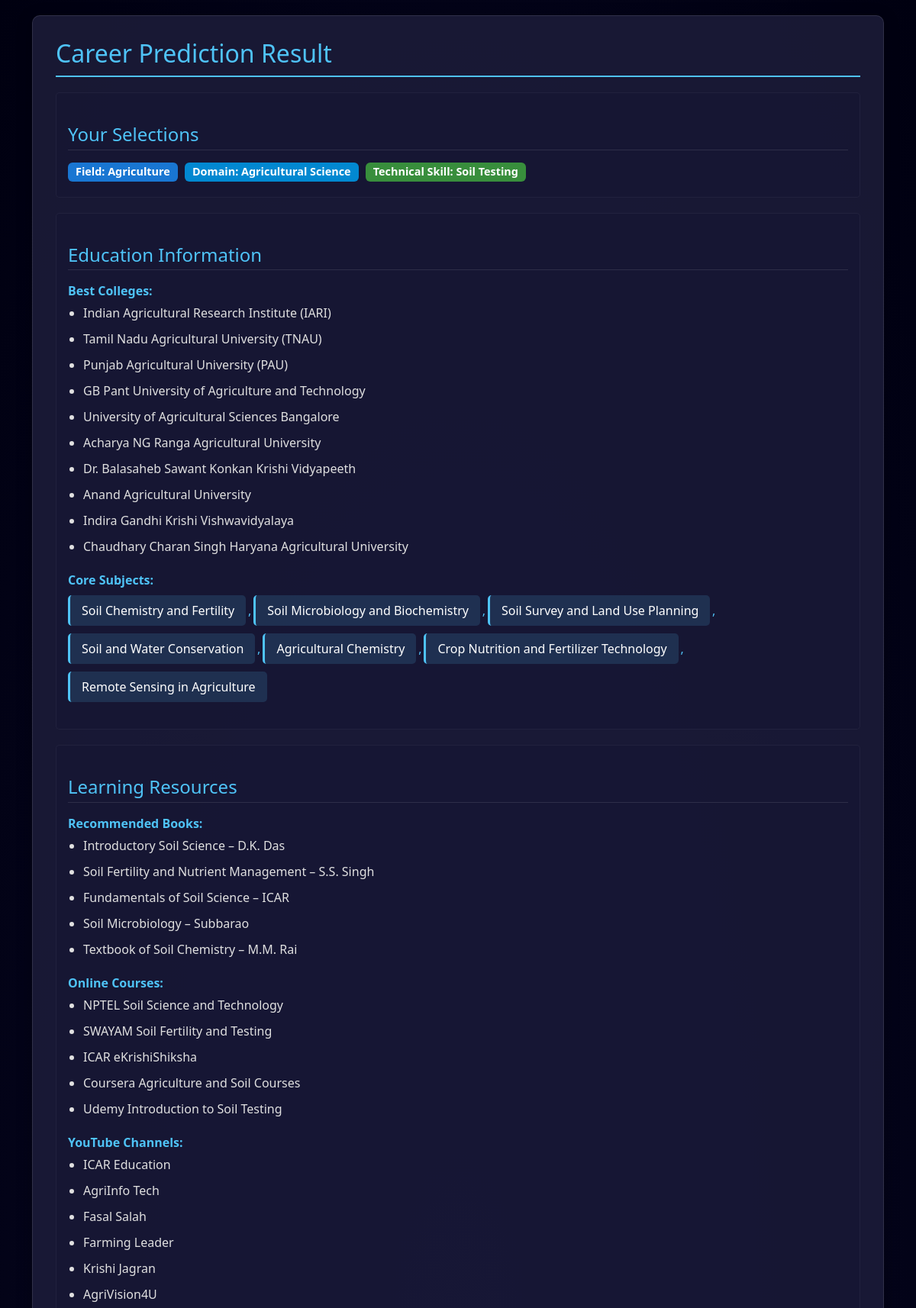
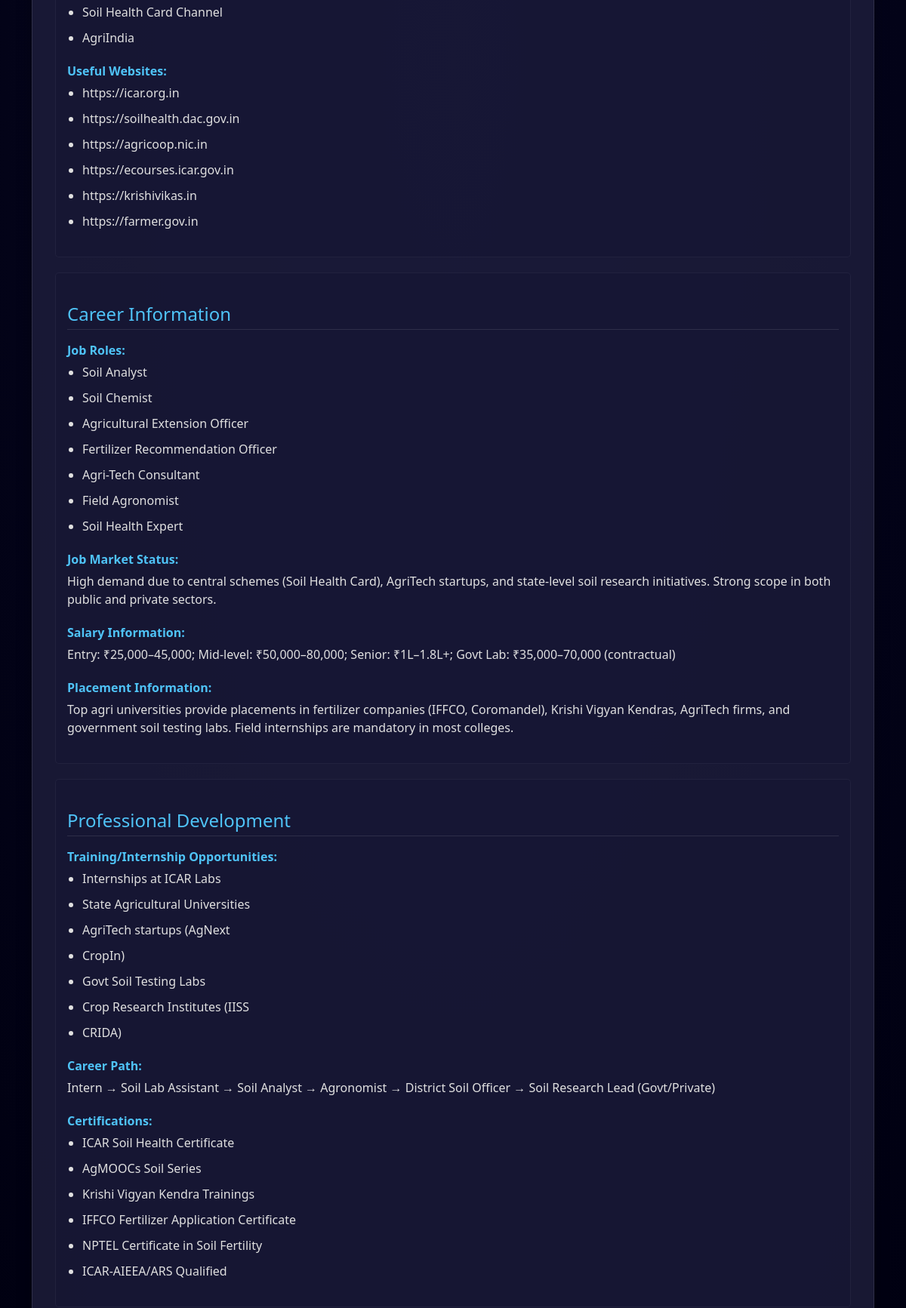
/Forms/career_display.php?field=Agriculture&domain=Agricultural+Science&technical_skill=Soil+Testing (upper part), run on the app's committed database (2 pictures, top to bottom).
### tables this page shows
CREATE TABLE `career_recommendation` (
  `field` varchar(100) DEFAULT NULL,
  `domain` varchar(100) DEFAULT NULL,
  `technical_skill` varchar(100) DEFAULT NULL,
  `best_colleges` text DEFAULT NULL,
  `core_subjects` text DEFAULT NULL,
  `recommended_books` text DEFAULT NULL,
  `online_courses` text DEFAULT NULL,
  `youtube_channels` text DEFAULT NULL,
  `websites` text DEFAULT NULL,
  `placement_info` text DEFAULT NULL,
  `job_roles` text DEFAULT NULL,
  `job_status` text DEFAULT NULL,
  `salary_info` text DEFAULT NULL,
  `training_internship` text DEFAULT NULL,
  `career_path` text DEFAULT NULL,
  `certifications` text DEFAULT NULL
);

### Forms/career_display.php (the view, shortened to what this page needs)
<?php
include 'db_connect.php';
$field = $conn->real_escape_string($_GET['field']);
$domain = $conn->real_escape_string($_GET['domain']);
$technical_skill = $conn->real_escape_string($_GET['technical_skill']);
$sql = "SELECT * FROM career_recommendation
        WHERE field = '$field'
        AND domain = '$domain'
        AND technical_skill = '$technical_skill'";
$result = $conn->query($sql);
?>
<!DOCTYPE html>
<html>
<head>
   <link href="https://cdn.jsdelivr.net/npm/bootstrap@5.3.0/dist/css/bootstrap.min.css" rel="stylesheet">
</head>
<body>
   <div class="container">
      <div class="result-card">
         <?php if ($result->num_rows > 0):
            $row = $result->fetch_assoc(); ?>
            <h2>Career Prediction Result</h2>
            <div class="section">
               <h4>Your Selections</h4>
               <div class="comma-list">
                  <span class="badge bg-primary">Field: <?= htmlspecialchars($row['field']) ?></span>
                  <span class="badge bg-info text-white">Domain: <?= htmlspecialchars($row['domain']) ?></span>
                  <span class="badge bg-success">Technical Skill: <?= htmlspecialchars($row['technical_skill']) ?></span>
               </div>
            </div>
            <div class="section">
               <h4>Education Information</h4>
               <div class="info-item">
                  <div class="info-label">Best Colleges:</div>
                  <ul>
                     <?php
                     $colleges = json_decode($row['best_colleges'], true) ?: explode(',', $row['best_colleges']);
                     foreach ($colleges as $college):
                        $college = trim($college);
                        if (!empty($college)):
                           if (preg_match('/(.+)\n\s*-\s*(.+)/', $college, $matches)): ?>
                              <li>
                                 <span class="college-name"><?= htmlspecialchars(trim($matches[1])) ?></span>
                                 <span class="college-location"><?= htmlspecialchars(trim($matches[2])) ?></span>
                              </li>
                           <?php elseif (preg_match('/(.+)\n\s*(.+)/', $college, $matches)): ?>
                              <li>
                                 <span class="college-name"><?= htmlspecialchars(trim($matches[1])) ?></span>
                                 <span class="college-location"><?= htmlspecialchars(trim($matches[2])) ?></span>
                              </li>
                           <?php else: ?>
                              <li><?= htmlspecialchars($college) ?></li>
                           <?php endif;
                        endif;
                     endforeach; ?>
                  </ul>
               </div>
               <div class="info-item">
                  <div class="info-label">Core Subjects:</div>
                  <div class="subject-container">
                     <?php
                     $coreSubjects = $row['core_subjects'];
                     $cleaned = preg_replace('/[\[\]\'"”“]/', '', $coreSubjects);
                     $subjects = preg_split('/\s*,\s*/', $cleaned);
                     foreach ($subjects as $subject):
                        $subject = trim($subject);
                        if (!empty($subject)):
                           ?>
                           <div class="subject-item">
                              <?= htmlspecialchars($subject) ?>
                           </div>
                        <?php endif;
                     endforeach;
                     ?>
                  </div>
               </div>
            </div>
            <div class="section">
               <h4>Learning Resources</h4>
               <div class="info-item">
                  <div class="info-label">Recommended Books:</div>
                  <ul>
                     <?php
                     $books = explode(',', $row['recommended_books']);
                     foreach ($books as $book):
                        if (!empty(trim($book))):
                           ?>
                           <li><?= htmlspecialchars(trim($book)) ?></li>
                        <?php endif;
                     endforeach; ?>
                  </ul>
               </div>
               <div class="info-item">
                  <div class="info-label">Online Courses:</div>
                  <ul>
                     <?php
                     $courses = explode(',', $row['online_courses']);
                     foreach ($courses as $course):
                        if (!empty(trim($course))):
                           ?>
                           <li><?= htmlspecialchars(trim($course)) ?></li>
                        <?php endif;
                     endforeach; ?>
                  </ul>
               </div>
               <div class="info-item">
                  <div class="info-label">YouTube Channels:</div>
                  <ul>
                     <?php
                     $channels = explode(',', $row['youtube_channels']);
                     foreach ($channels as $channel):
                        if (!empty(trim($channel))):
                           ?>
                           <li><?= htmlspecialchars(trim($channel)) ?></li>
                        <?php endif;
                     endforeach; ?>
                  </ul>
               </div>
               <div class="info-item">
                  <div class="info-label">Useful Websites:</div>
                  <ul>
                     <?php
                     $websites = explode(',', $row['websites']);
                     foreach ($websites as $website):
                        if (!empty(trim($website))):
                           ?>
                           <li><?= htmlspecialchars(trim($website)) ?></li>
                        <?php endif;
                     endforeach; ?>
                  </ul>
               </div>
            </div>
            <div class="section">
               <h4>Career Information</h4>
               <div class="info-item">
                  <div class="info-label">Job Roles:</div>
                  <ul>
                     <?php
                     $jobs = explode(',', $row['job_roles']);
                     foreach ($jobs as $job):
                        if (!empty(trim($job))):
                           ?>
                           <li><?= htmlspecialchars(trim($job)) ?></li>
                        <?php endif;
                     endforeach; ?>
                  </ul>
               </div>
               <div class="info-item">
                  <div class="info-label">Job Market Status:</div>
                  <p><?= htmlspecialchars($row['job_status']) ?></p>
               </div>
               <div class="info-item">
                  <div class="info-label">Salary Information:</div>
                  <?php
                  $salaryInfo = $row['salary_info'];
                  if (strpos($salaryInfo, 'Entry-level') !== false || strpos($salaryInfo, 'Mid-career') !== false) {
                     $salaryLines = preg_split('/\r\n|\r|\n/', $salaryInfo);
                     $tableRows = [];
                     foreach ($salaryLines as $line) {
                        $line = trim($line);
                        if (!empty($line)) {
                           if (preg_match('/(.*?):\s*(.*)/', $line, $matches)) {
                              $level = trim($matches[1]);
                              $amount = trim($matches[2]);
                              $tableRows[] = ['level' => $level, 'amount' => $amount];
                           } else {
                              $tableRows[] = ['level' => '', 'amount' => $line];
                           }
                        }
                     }
                     if (!empty($tableRows)) {
                        echo '<table class="salary-table">';
                        echo '<thead><tr><th>Experience Level</th><th>Salary Range</th></tr></thead>';
                        echo '<tbody>';
                        foreach ($tableRows as $row) {
                           echo '<tr>';
                           echo '<td class="salary-level">' . htmlspecialchars($row['level']) . '</td>';
                           echo '<td class="salary-amount">' . htmlspecialchars($row['amount']) . '</td>';
                           echo '</tr>';
                        }
                        echo '</tbody></table>';
                     } else {
                        echo '<p>' . htmlspecialchars($salaryInfo) . '</p>';
                     }
                  } else {
                     echo '<p>' . htmlspecialchars($salaryInfo) . '</p>';
                  }
                  ?>
               </div>
               <div class="info-item">
                  <div class="info-label">Placement Information:</div>
                  <p><?= htmlspecialchars($row['placement_info']) ?></p>
               </div>
            </div>
            <div class="section">
               <h4>Professional Development</h4>
               <div class="info-item">
                  <div class="info-label">Training/Internship Opportunities:</div>
                  <ul>
                     <?php
                     $internships = explode(',', $row['training_internship']);
                     foreach ($internships as $internship):
                        if (!empty(trim($internship))):
                           ?>
                           <li><?= htmlspecialchars(trim($internship)) ?></li>
                        <?php endif;
                     endforeach; ?>
                  </ul>
               </div>
               <div class="info-item">
                  <div class="info-label">Career Path:</div>
                  <p><?= htmlspecialchars($row['career_path']) ?></p>
               </div>
               <div class="info-item">
                  <div class="info-label">Certifications:</div>
                  <ul>
                     <?php
                     $certs = explode(',', $row['certifications']);
                     foreach ($certs as $cert):
                        if (!empty(trim($cert))):
                           ?>
                           <li><?= htmlspecialchars(trim($cert)) ?></li>
                        <?php endif;
                     endforeach; ?>
                  </ul>
               </div>
            </div>
         <?php endif; ?>
      </div>
   </div>
</body>
</html>

### Forms/career_display.php (style rules this page uses)
body { margin: 0; font-family: 'Segoe UI', sans-serif; background: radial-gradient(ellipse at center, #0a0a2a 0%, #000010 100%); color: white; min-height: 100vh; padding: 20px; }
.result-card { background: rgba(30, 30, 60, 0.8); padding: 30px; border-radius: 10px; box-shadow: 0 4px 20px rgba(0, 0, 0, 0.3); margin-bottom: 30px; border: 1px solid rgba(255, 255, 255, 0.1); }
h2 { color: #4fc3f7; border-bottom: 2px solid #4fc3f7; padding-bottom: 10px; margin-bottom: 20px; }
h4 { color: #4fc3f7; margin-top: 25px; margin-bottom: 15px; padding-bottom: 5px; border-bottom: 1px solid rgba(255, 255, 255, 0.1); }
.info-item { margin-bottom: 20px; }
.info-label { font-weight: bold; color: #4fc3f7; margin-bottom: 5px; display: block; }
ul { margin-top: 5px; padding-left: 20px; }
li { margin-bottom: 10px; color: #e0e0e0; }
.badge { font-size: 0.9em; padding: 5px 10px; margin-right: 5px; margin-bottom: 5px; }
.bg-primary { background-color: #1976d2 !important; }
.bg-info { background-color: #0288d1 !important; }
.bg-success { background-color: #388e3c !important; }
.section { background-color: rgba(20, 20, 50, 0.5); padding: 15px; border-radius: 5px; margin-bottom: 20px; border: 1px solid rgba(255, 255, 255, 0.05); }
.subject-container { display: flex; flex-wrap: wrap; gap: 10px; margin-top: 8px; }
.subject-item { background-color: rgba(79, 195, 247, 0.15); padding: 8px 15px; border-radius: 5px; border-left: 3px solid #4fc3f7; position: relative; transition: all 0.3s ease; }
.subject-item::after { content: ","; position: absolute; right: -7px; color: #4fc3f7; }
.subject-item:last-child::after { content: ""; }
p { color: #e0e0e0; }

### data on the page
career_recommendation: field "Agriculture", domain "Agricultural Science", technical_skill "Soil Testing", best_colleges "Indian Agricultural Research Institute (IARI)", best_colleges "Tamil Nadu Agricultural University (TNAU)", best_colleges "Punjab Agricultural University (PAU)", best_colleges "GB Pant University of Agriculture and Technology", best_colleges "University of Agricultural Sciences Bangalore", best_colleges "Acharya NG Ranga Agricultural University", best_colleges "Dr. Balasaheb Sawant Konkan Krishi Vidyapeeth", best_colleges "Anand Agricultural University", best_colleges "Indira Gandhi Krishi Vishwavidyalaya", best_colleges "Chaudhary Charan Singh Haryana Agricultural University", core_subjects "Soil Chemistry and Fertility", core_subjects "Soil Microbiology and Biochemistry", core_subjects "Soil Survey and Land Use Planning", core_subjects "Soil and Water Conservation", core_subjects "Agricultural Chemistry", core_subjects "Crop Nutrition and Fertilizer Technology", core_subjects "Remote Sensing in Agriculture", recommended_books "Introductory Soil Science – D.K. Das", recommended_books "Soil Fertility and Nutrient Management – S.S. Singh", recommended_books "Fundamentals of Soil Science – ICAR", recommended_books "Soil Microbiology – Subbarao", recommended_books "Textbook of Soil Chemistry – M.M. Rai", online_courses "NPTEL Soil Science and Technology", online_courses "SWAYAM Soil Fertility and Testing", online_courses "ICAR eKrishiShiksha", online_courses "Coursera Agriculture and Soil Courses", online_courses "Udemy Introduction to Soil Testing", youtube_channels "ICAR Education", youtube_channels "AgriInfo Tech", youtube_channels "Fasal Salah", youtube_channels "Farming Leader", youtube_channels "Krishi Jagran", youtube_channels "AgriVision4U", youtube_channels "Soil Health Card Channel", youtube_channels "AgriIndia", websites "https://icar.org.in", websites "https://soilhealth.dac.gov.in", websites "https://agricoop.nic.in", websites "https://ecourses.icar.gov.in", websites "https://krishivikas.in", websites "https://farmer.gov.in", job_roles "Soil Analyst", job_roles "Soil Chemist", job_roles "Agricultural Extension Officer", job_roles "Fertilizer Recommendation Officer", job_roles "Agri-Tech Consultant", job_roles "Field Agronomist", job_roles "Soil Health Expert", job_status "High demand due to central schemes (Soil Health Card), AgriTech startups, and state-level soil research initiatives. Strong scope in both public and private sectors.", salary_info "Entry: ₹25,000–45,000; Mid-level: ₹50,000–80,000; Senior: ₹1L–1.8L+; Govt Lab: ₹35,000–70,000 (contractual)", placement_info "Top agri universities provide placements in fertilizer companies (IFFCO, Coromandel), Krishi Vigyan Kendras, AgriTech firms, and government soil testing labs. Field internships are mandatory in most colleges.", training_internship "Internships at ICAR Labs", training_internship "State Agricultural Universities", training_internship "AgriTech startups (AgNext", training_internship "CropIn)", training_internship "Govt Soil Testing Labs", training_internship "Crop Research Institutes (IISS", training_internship "CRIDA)", career_path "Intern → Soil Lab Assistant → Soil Analyst → Agronomist → District Soil Officer → Soil Research Lead (Govt/Private)", certifications "ICAR Soil Health Certificate", certifications "AgMOOCs Soil Series", certifications "Krishi Vigyan Kendra Trainings", certifications "IFFCO Fertilizer Application Certificate", certifications "NPTEL Certificate in Soil Fertility", certifications "ICAR-AIEEA/ARS Qualified"
